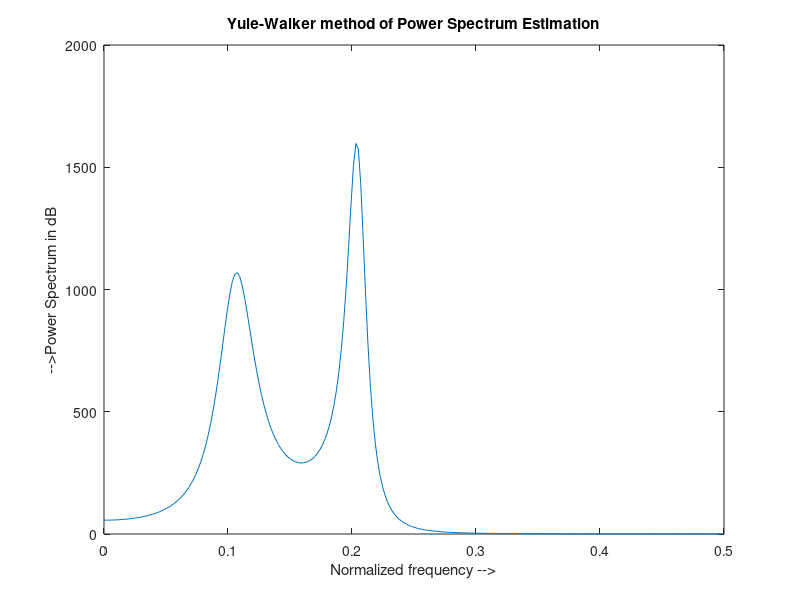

Write MATLAB code to recreate this figure.
% POWER SPECTRUM ESTIMATION USING YULE-WALKER METHOD
clc;
close all;
clear all; 
a=[1 -2.2137 2.9408 -2.1697 0.9609]; % AR filter coefficients
randn('state',1);
x=filter(1,a,randn(256,1)); % AR system output
pyulear(x,4); % Fourth-order estimate
xlabel('Normalized frequency -->');
ylabel('-->Power Spectrum in dB');
title('Yule-Walker method of Power Spectrum Estimation');